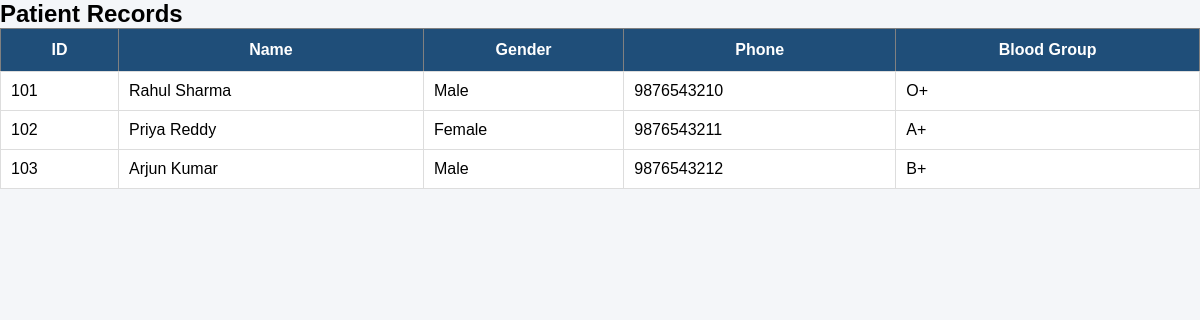
/patients.php, run on the app's committed database.
### tables this page shows
CREATE TABLE PATIENT (
    Patient_ID INT PRIMARY KEY,
    Patient_Name VARCHAR(50),
    Gender VARCHAR(10),
    Date_of_Birth DATE,
    Phone VARCHAR(15),
    Address VARCHAR(100),
    Blood_Group VARCHAR(5)
);

### patients.php (the view, shortened to what this page needs)
<?php
include 'db/connection.php';
$result = mysqli_query($conn,"SELECT * FROM PATIENT");
?>
<!DOCTYPE html>
<html>
<head>
<link rel="stylesheet" href="css/style.css">
</head>
<body>
<h2>Patient Records</h2>
<table border="1">
<tr>
<th>ID</th>
<th>Name</th>
<th>Gender</th>
<th>Phone</th>
<th>Blood Group</th>
</tr>
<?php
while($row=mysqli_fetch_assoc($result))
{
?>
<tr>
<td><?php echo $row['Patient_ID']; ?></td>
<td><?php echo $row['Patient_Name']; ?></td>
<td><?php echo $row['Gender']; ?></td>
<td><?php echo $row['Phone']; ?></td>
<td><?php echo $row['Blood_Group']; ?></td>
</tr>
<?php
}
?>
</table>
</body>
</html>

### css/style.css (style rules this page uses)
* { margin: 0; padding: 0; box-sizing: border-box; font-family: Arial, sans-serif; }
body { background: #f4f6f9; }
table { width: 100%; border-collapse: collapse; background: white; }
table th { background: #1f4e79; color: white; padding: 12px; }
table td { padding: 10px; border: 1px solid #ddd; }

### data on the page
patient: Patient_ID "101", Patient_Name "Rahul Sharma", Gender "Male", Phone "9876543210", Blood_Group "O+"
patient: Patient_ID "102", Patient_Name "Priya Reddy", Gender "Female", Phone "9876543211", Blood_Group "A+"
patient: Patient_ID "103", Patient_Name "Arjun Kumar", Gender "Male", Phone "9876543212", Blood_Group "B+"
